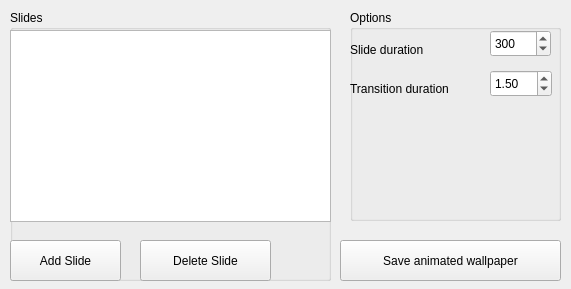
<?xml version="1.0" encoding="UTF-8"?>
<ui version="4.0">
 <class>Form</class>
 <widget class="QWidget" name="Form">
  <property name="geometry">
   <rect>
    <x>0</x>
    <y>0</y>
    <width>571</width>
    <height>289</height>
   </rect>
  </property>
  <property name="windowTitle">
   <string>pySlideMaker v0.6</string>
  </property>
  <widget class="QGroupBox" name="groupBox">
   <property name="geometry">
    <rect>
     <x>10</x>
     <y>10</y>
     <width>321</width>
     <height>271</height>
    </rect>
   </property>
   <property name="title">
    <string>Slides</string>
   </property>
   <widget class="QPushButton" name="addSlideButton">
    <property name="geometry">
     <rect>
      <x>0</x>
      <y>230</y>
      <width>111</width>
      <height>41</height>
     </rect>
    </property>
    <property name="text">
     <string>Add Slide</string>
    </property>
    <property name="icon">
     <iconset>
      <normaloff>icons/open.svg</normaloff>icons/open.svg</iconset>
    </property>
    <property name="iconSize">
     <size>
      <width>32</width>
      <height>32</height>
     </size>
    </property>
   </widget>
   <widget class="QListWidget" name="listWidget">
    <property name="geometry">
     <rect>
      <x>0</x>
      <y>20</y>
      <width>321</width>
      <height>192</height>
     </rect>
    </property>
    <property name="acceptDrops">
     <bool>true</bool>
    </property>
    <property name="dragEnabled">
     <bool>true</bool>
    </property>
    <property name="dragDropMode">
     <enum>QAbstractItemView::InternalMove</enum>
    </property>
    <property name="alternatingRowColors">
     <bool>true</bool>
    </property>
    <property name="selectionMode">
     <enum>QAbstractItemView::SingleSelection</enum>
    </property>
    <property name="iconSize">
     <size>
      <width>72</width>
      <height>72</height>
     </size>
    </property>
   </widget>
   <widget class="QPushButton" name="deleteSlideButton">
    <property name="geometry">
     <rect>
      <x>130</x>
      <y>230</y>
      <width>131</width>
      <height>41</height>
     </rect>
    </property>
    <property name="text">
     <string>Delete Slide</string>
    </property>
    <property name="icon">
     <iconset>
      <normaloff>icons/exit.svg</normaloff>icons/exit.svg</iconset>
    </property>
    <property name="iconSize">
     <size>
      <width>32</width>
      <height>32</height>
     </size>
    </property>
   </widget>
  </widget>
  <widget class="QGroupBox" name="groupBox_2">
   <property name="geometry">
    <rect>
     <x>350</x>
     <y>10</y>
     <width>211</width>
     <height>211</height>
    </rect>
   </property>
   <property name="title">
    <string>Options</string>
   </property>
   <property name="flat">
    <bool>false</bool>
   </property>
   <widget class="QSpinBox" name="slideSpinBox">
    <property name="geometry">
     <rect>
      <x>140</x>
      <y>20</y>
      <width>61</width>
      <height>27</height>
     </rect>
    </property>
    <property name="minimum">
     <number>1</number>
    </property>
    <property name="maximum">
     <number>1000</number>
    </property>
    <property name="value">
     <number>300</number>
    </property>
   </widget>
   <widget class="QLabel" name="label">
    <property name="geometry">
     <rect>
      <x>0</x>
      <y>30</y>
      <width>101</width>
      <height>20</height>
     </rect>
    </property>
    <property name="text">
     <string>Slide duration</string>
    </property>
   </widget>
   <widget class="QLabel" name="label_2">
    <property name="geometry">
     <rect>
      <x>0</x>
      <y>70</y>
      <width>131</width>
      <height>17</height>
     </rect>
    </property>
    <property name="text">
     <string>Transition duration</string>
    </property>
   </widget>
   <widget class="QDoubleSpinBox" name="transitionSpinBox">
    <property name="geometry">
     <rect>
      <x>140</x>
      <y>60</y>
      <width>62</width>
      <height>27</height>
     </rect>
    </property>
    <property name="maximum">
     <double>10.000000000000000</double>
    </property>
    <property name="singleStep">
     <double>0.100000000000000</double>
    </property>
    <property name="value">
     <double>1.500000000000000</double>
    </property>
   </widget>
  </widget>
  <widget class="QPushButton" name="saveButton">
   <property name="geometry">
    <rect>
     <x>340</x>
     <y>240</y>
     <width>221</width>
     <height>41</height>
    </rect>
   </property>
   <property name="text">
    <string>Save animated wallpaper</string>
   </property>
   <property name="icon">
    <iconset>
     <normaloff>icons/save.svg</normaloff>icons/save.svg</iconset>
   </property>
   <property name="iconSize">
    <size>
     <width>32</width>
     <height>32</height>
    </size>
   </property>
  </widget>
 </widget>
 <resources/>
 <connections/>
</ui>
